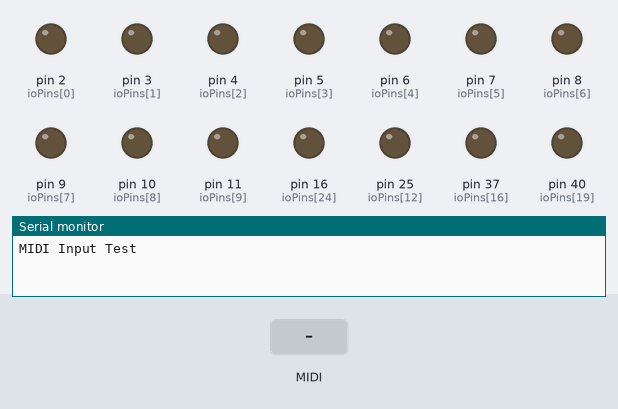
This sketch was run on a simulated Arduino Mega 2560, built with avr-gcc and run on an emulated ATmega2560. On the bench: output pins drawn as LEDs (lit = HIGH), the last lines printed to the serial monitor. The inputs (shaded band) are chosen by the test bench. MIDI output is not drawn.

Above: at 1.2 s.
1.3 s: MIDI note 48 received
At 2.5 s:
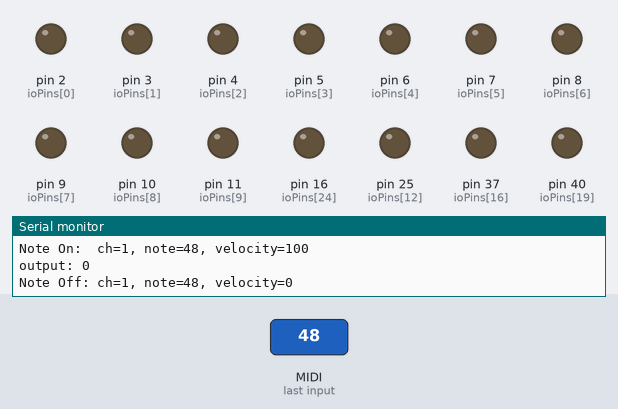
2.8 s: MIDI note 60 received
At 3.7 s:
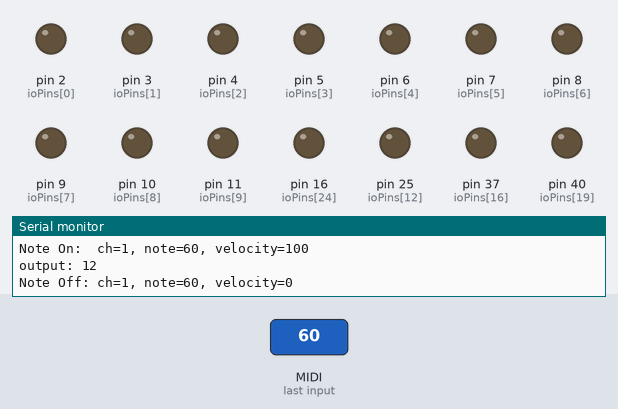
4.3 s: MIDI note 64 received
At 4.9 s:
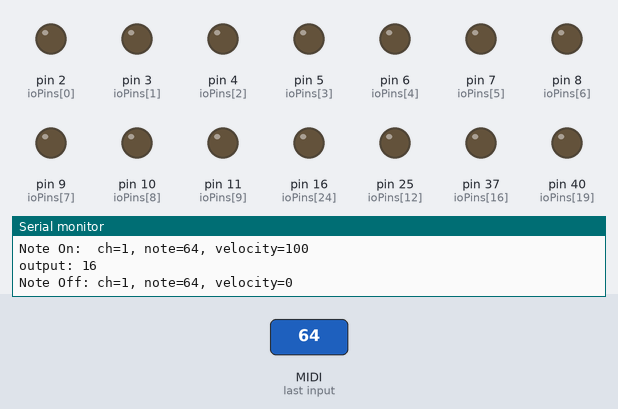
5.8 s: MIDI note 67 received
At 7.0 s:
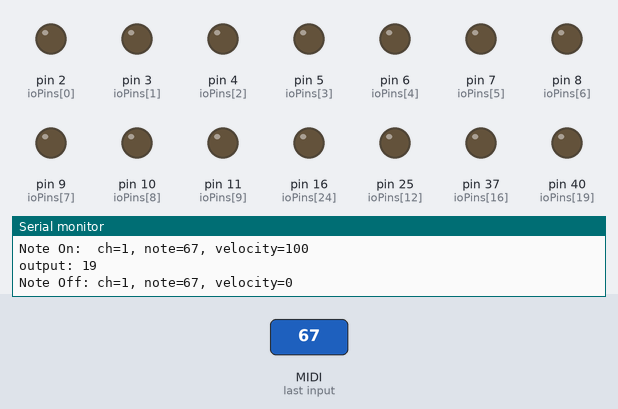
7.3 s: MIDI note 72 received
At 8.4 s:
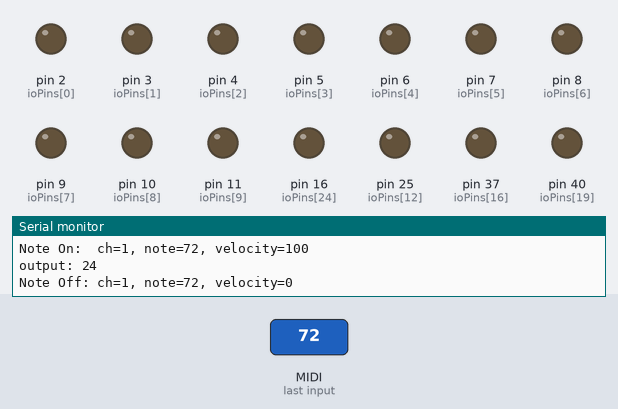
Timing chart, 0 to 9.8 s (numbered marks = the images above; inputs shaded):
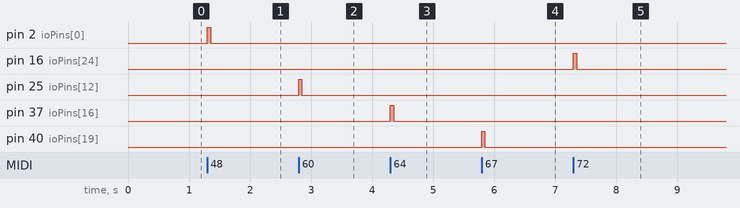

The sketch:

aWholeLottaMidi.ino
```cpp
#include <MIDI.h>

/**
This Sketch turns a pin on for "pinOnTimeMs" when a NoteOn signal is received
 after that it turns the pin off

**/

int lowEndNote = 48;
const uint32_t pinOnTimeMs = 50;


MIDI_CREATE_INSTANCE(HardwareSerial, Serial1, MIDI);
const int numIOPins = 32;
const int ioPins[] = { 2, 3, 4, 5, 6, 7, 8, 9, 10, 11, 12, 24, 25, 26, 27, 28, 37, 38, 39, 40, 41, 13, 14, 15, 16, 17, 18, 19, 20, 21, 22, 23 };
bool ioPinStates[numIOPins];
uint32_t ioPinTimes[numIOPins];
const int highEndNote = lowEndNote + numIOPins;


void setup() {
  for (int i = 0; i < numIOPins; i++) {
    pinMode(ioPins[i], OUTPUT);
  }
  MIDI.begin(MIDI_CHANNEL_OMNI);
  Serial.begin(57600);
  Serial.println("MIDI Input Test");
}

unsigned long t = 0;
int playingNote;
int freq;
void loop() {
  int type, note, velocity, channel, d1, d2, offsetNote;


  for (int i = 0; i < numIOPins; i++) {
    if ((ioPinTimes[i] + pinOnTimeMs) < millis()) {  // if pin has been energized for pinOnTimeMs, turn off
      digitalWrite(ioPins[i], LOW);
    }
  }

  if (MIDI.read()) {  // Is there a MIDI message incoming ?
    byte type = MIDI.getType();
    switch (type) {
      case midi::NoteOn:
        note = MIDI.getData1();
        offsetNote = note - lowEndNote;
        velocity = MIDI.getData2();
        channel = MIDI.getChannel();
        if (velocity > 0) {
          Serial.println(String("Note On:  ch=") + channel + ", note=" + note + ", velocity=" + velocity);
          if (note <= highEndNote && note >= lowEndNote) {  // check if note in range so we dont break shit
            ioPinTimes[note - lowEndNote] = millis();       // capture time note was pressed
            digitalWrite(ioPins[offsetNote], HIGH);         // drive pin aligned to note, HIGH

            Serial.print("output: ");
            Serial.println(offsetNote);

          } else {
            Serial.println(String("Note Off: ch=") + channel + ", note=" + note);
          }
          break;
          case midi::NoteOff:
            note = MIDI.getData1();
            velocity = MIDI.getData2();
            channel = MIDI.getChannel();
            Serial.println(String("Note Off: ch=") + channel + ", note=" + note + ", velocity=" + velocity);
            break;
          default:
            d1 = MIDI.getData1();
            d2 = MIDI.getData2();
            Serial.println(String("Message, type=") + type + ", data = " + d1 + " " + d2);
        }
        t = millis();
    }
    if (millis() - t > 10000) {
      t += 10000;
      Serial.println("(inactivity)");
    }
  }
}
void ioStates() {
  for (int i = 0; i < numIOPins; i++) {
    if (ioPinStates[i] == 1) {                       // if pin is on
      if (ioPinTimes[i] > millis() + pinOnTimeMs) {  // should turn pin off
        digitalWrite(ioPins[i], LOW);
      }
    }
  }
}
```

Measured:
- after the input at 1.3 s, pin 2 (ioPins[0]): LOW → HIGH at once, → LOW 0.05 s later
- after the input at 2.8 s, pin 25 (ioPins[12]): LOW → HIGH at once, → LOW 0.05 s later
- after the input at 4.3 s, pin 37 (ioPins[16]): LOW → HIGH at once, → LOW 0.05 s later
- after the input at 5.8 s, pin 40 (ioPins[19]): LOW → HIGH at once, → LOW 0.05 s later
- after the input at 7.3 s, pin 16 (ioPins[24]): LOW → HIGH at once, → LOW 0.05 s later
